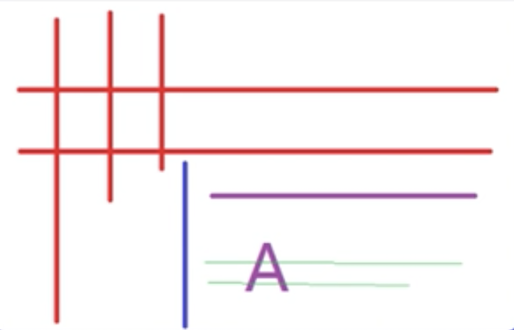
#> input picture 04_IMAGE_PROCESSING/12_PROBABILITY_HOFFMAN_LINE_DETECTION/morph01.png, 514 x 330 px, found by its file name
$ python probability_hoffman_line_detection.py
#> lines starting #> are read from the running program, lines starting #| are printed output that depends on the picture; after the words box and inside, x2 and y2 are one past the last pixel; in counts of white or black regions, pixels touching at a corner belong together
import numpy as np
import cv2 as cv

def canny_demo(image):
    t = 80  # Default threshold
    canny_output = cv.Canny(image, t, t * 2)
    cv.imshow('canny_output', canny_output)
    return canny_output

src = cv.imread('openCV/04_IMAGE_PROCESSING/12_PROBABILITY_HOFFMAN_LINE_DETECTION/morph01.png')
#> src is the input picture: shape (330, 514, 3); mean B, G, R 242.8, 241.6, 249.3
cv.namedWindow('input', cv.WINDOW_AUTOSIZE)
cv.imshow('src', src)
cv.waitKey(1)

binary = canny_demo(src)
#> in canny_demo, `canny_output = cv.Canny(image, t, t * 2)`:
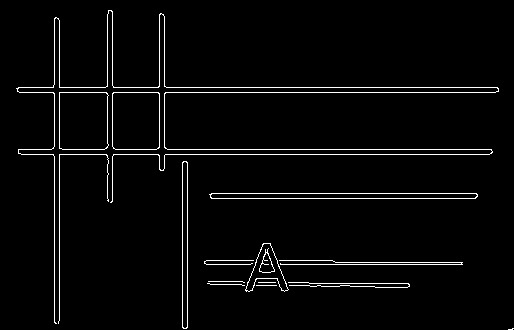
#> canny_output: shape (330, 514); 3% white in thin lines or dots
cv.imshow('binary', binary)
cv.waitKey(1)


linesP = cv.HoughLinesP(binary, 1, np.pi / 180, 55, None, 50, 10)
#> linesP = 20 rows, first 6: [18, 87, 497, 87], [19, 92, 495, 92], [18, 149, 491, 149], [21, 154, 489, 154], [211, 198, 475, 198], [59, 320, 59, 20]
cv.HoughLinesP
if linesP is not None:
    for i in range(0, len(linesP)):
        l = linesP[i][0]
        cv.line(src, (l[0], l[1]), (l[2], l[3]), (255, 0, 0), 1, cv.LINE_AA)
#> this loop made 20 passes
#> l on passes 1 to 12: [18, 87, 497, 87], [19, 92, 495, 92], [18, 149, 491, 149], [21, 154, 489, 154], [211, 198, 475, 198], [59, 320, 59, 20], [206, 264, 462, 264], [54, 322, 54, 18], [211, 193, 476, 193], [112, 201, 112, 11], [210, 284, 407, 287], [182, 327, 182, 162]
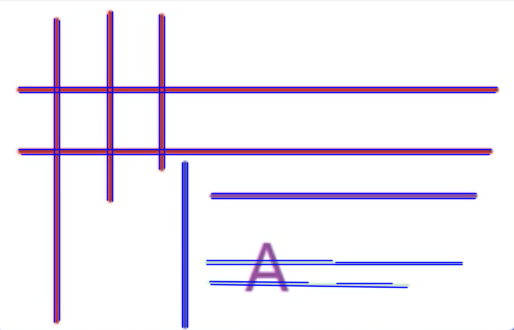
#> src: shape (330, 514, 3); 8.52% of pixels changed, all inside (x1, y1, x2, y2) = (18, 11, 499, 329)


cv.imshow('hoffman_line_demo', src)
cv.waitKey(1)
cv.destroyAllWindows()  # Close all OpenCV windows
